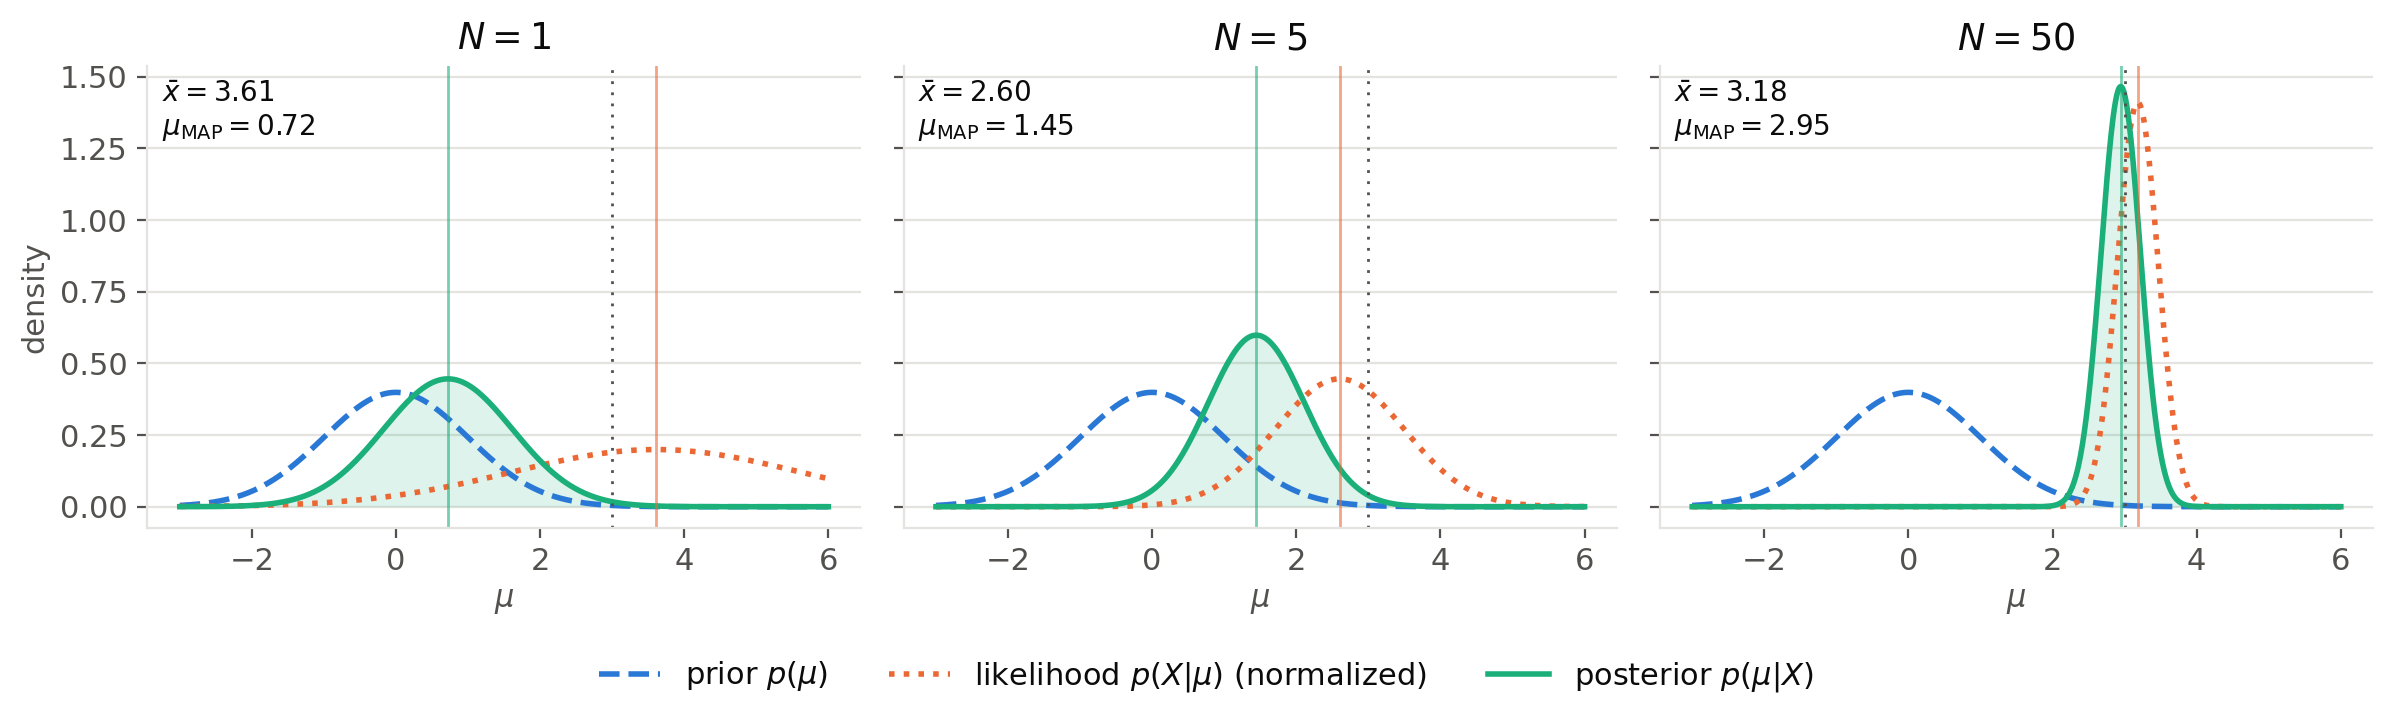

Reproduce this figure in Python.
"""Prior, likelihood and posterior of the mean of a normal distribution (MAP chapter).

Run from anywhere: `python src/img/map-posterior.py` writes `map-posterior.png` next to this file.
"""

from pathlib import Path

import matplotlib.pyplot as plt
import numpy as np

# Setting of the MAP section: data ~ N(mu_true, sigma) with sigma known, prior N(mu0, sigma0) on the mean
mu_true, sigma = 3.0, 2.0
mu0, sigma0 = 0.0, 1.0
Ns = [1, 5, 50]

rng = np.random.default_rng(42)
samples = rng.normal(mu_true, sigma, max(Ns))

# Palette: categorical slots 1-3 of the dataviz reference palette, plus text/grid tokens
PRIOR, LIKELIHOOD, POSTERIOR = "#2a78d6", "#eb6834", "#1baf7a"
TEXT, MUTED, GRID = "#0b0b0b", "#52514e", "#e4e3df"


def gaussian(x, mu, s):
    return np.exp(-((x - mu) ** 2) / (2 * s**2)) / np.sqrt(2 * np.pi * s**2)


x = np.linspace(-3, 6, 1000)

plt.rcParams.update({
    "font.size": 11,
    "text.color": TEXT,
    "axes.labelcolor": MUTED,
    "xtick.color": MUTED,
    "ytick.color": MUTED,
    "axes.edgecolor": GRID,
})

fig, axes = plt.subplots(1, len(Ns), figsize=(12, 3.6), sharex=True, sharey=True)

for ax, N in zip(axes, Ns):
    xbar = samples[:N].mean()

    # Likelihood of mu, normalized: N(xbar, sigma / sqrt(N))
    s_lik = sigma / np.sqrt(N)

    # Posterior: N(mu_MAP, sigma_N)
    mu_map = (N * sigma0**2 * xbar + sigma**2 * mu0) / (N * sigma0**2 + sigma**2)
    s_post = 1.0 / np.sqrt(N / sigma**2 + 1 / sigma0**2)

    ax.plot(x, gaussian(x, mu0, sigma0), color=PRIOR, lw=2, ls="--", label="prior $p(\\mu)$")
    ax.plot(x, gaussian(x, xbar, s_lik), color=LIKELIHOOD, lw=2, ls=":", label="likelihood $p(X | \\mu)$ (normalized)")
    post = gaussian(x, mu_map, s_post)
    ax.fill_between(x, post, color=POSTERIOR, alpha=0.15, lw=0)
    ax.plot(x, post, color=POSTERIOR, lw=2, label="posterior $p(\\mu | X)$")

    # Estimates as thin vertical lines, true mean dotted
    for value, color in [(xbar, LIKELIHOOD), (mu_map, POSTERIOR)]:
        ax.axvline(value, color=color, lw=1, alpha=0.6)
    ax.axvline(mu_true, color=MUTED, lw=1, ls=(0, (1, 3)))

    ax.set_title(f"$N = {N}$", color=TEXT)
    ax.text(0.02, 0.97, f"$\\bar{{x}} = {xbar:.2f}$\n$\\mu_\\mathrm{{MAP}} = {mu_map:.2f}$",
            transform=ax.transAxes, va="top", ha="left", color=TEXT, fontsize=10)
    ax.set_xlabel("$\\mu$")
    ax.grid(axis="y", color=GRID, lw=0.8)
    ax.set_axisbelow(True)
    for side in ["top", "right"]:
        ax.spines[side].set_visible(False)

axes[0].set_ylabel("density")
handles, labels = axes[0].get_legend_handles_labels()
fig.legend(handles, labels, loc="lower center", ncol=3, frameon=False, bbox_to_anchor=(0.5, -0.02))
fig.tight_layout(rect=(0, 0.08, 1, 1))

fig.savefig(Path(__file__).with_suffix(".png"), dpi=200, bbox_inches="tight", facecolor="white")
